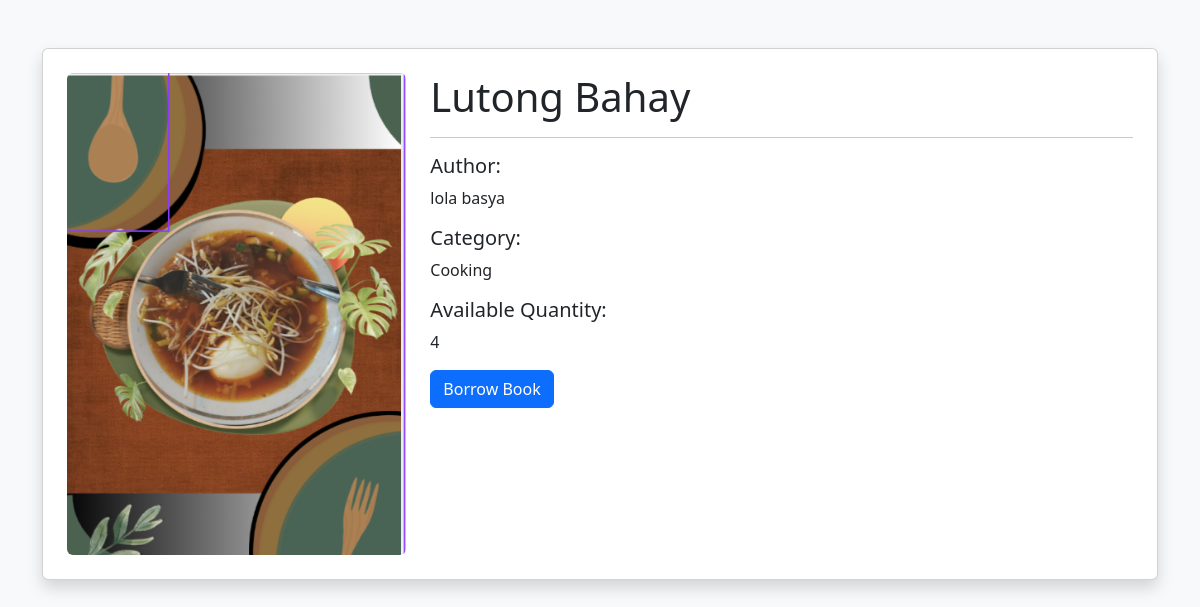
The app's page /book/12, older data.
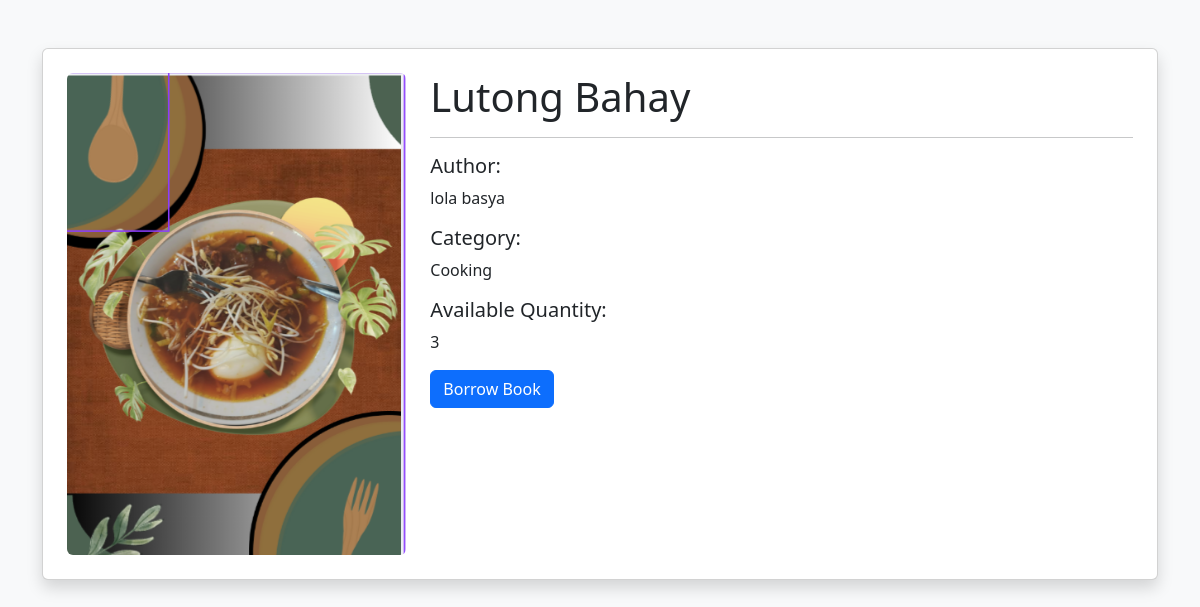
The same page, newer data.
### tables this page shows
CREATE TABLE books (
    id INTEGER PRIMARY KEY AUTOINCREMENT,
    title TEXT NOT NULL,
    author TEXT NOT NULL,
    category TEXT NOT NULL,
    quantity INTEGER NOT NULL,
    cover_image TEXT
);

### app.py (the view)
@app.route('/book/<int:id>')
def book_details(id):
    conn = sqlite3.connect('database.db')
    cursor = conn.cursor()
    cursor.execute(
        "SELECT * FROM books WHERE id = ?",
        (id,)
    )
    book = cursor.fetchone()
    conn.close()
    return render_template(
        'book_details.html',
        book=book
    )

### templates/book_details.html (shortened to what this page needs)
<!DOCTYPE html>
<html>
<head>
    <link href="https://cdn.jsdelivr.net/npm/bootstrap@5.3.3/dist/css/bootstrap.min.css" rel="stylesheet">
</head>
<body class="bg-light">
<div class="container mt-5">
    <div class="card shadow p-4">
        <div class="row">
            <div class="col-md-4">
                {% if book[5] %}
                <img
                    src="{{ url_for('static', filename='uploads/' + book[5]) }}"
                    class="img-fluid rounded"
                >
                {% endif %}
            </div>
            <div class="col-md-8">
                <h1>{{ book[1] }}</h1>
                <hr>
                <h5>Author:</h5>
                <p>{{ book[2] }}</p>
                <h5>Category:</h5>
                <p>{{ book[3] }}</p>
                <h5>Available Quantity:</h5>
                <p>{{ book[4] }}</p>
                <a
                    href="/borrow_book/{{ book[0] }}"
                    class="btn btn-primary"
                >
                    Borrow Book
                </a>
            </div>
        </div>
    </div>
</div>
</body>
</html>

Row changes from the older to the newer data that the page shows:
changed books "Lutong Bahay": quantity "4" → "3"
